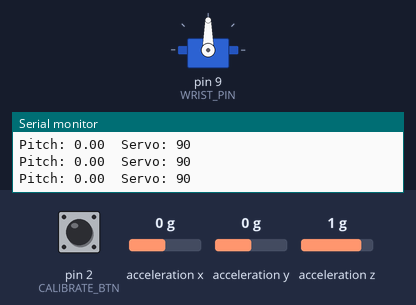
This sketch was run on a simulated Arduino Uno, built with avr-gcc and run on an emulated ATmega328P. On the bench: servo, the last lines printed to the serial monitor. Wiring (inferred from the names in the program): MPU-6050 motion sensor at I2C address 0x68. The test bench sets the inputs (shaded band); at power-on: acceleration x 0 g, acceleration z 1 g, pin 2 (CALIBRATE_BTN) HIGH, acceleration y 0 g.

Above: at 2.3 s.
2.4 s: acceleration x set to -1.4 g
At 3.6 s:
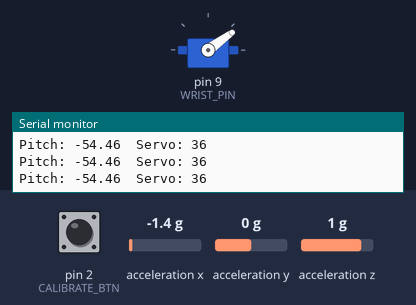
3.9 s: acceleration z set to -1.4 g
At 5.1 s:
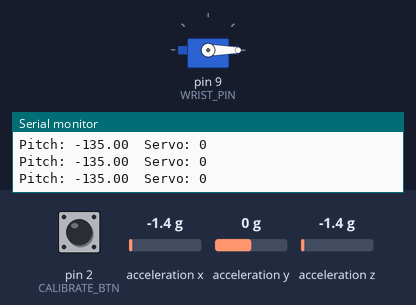
5.4 s: acceleration x set to -0.2 g
6.9 s: acceleration x set to 0.1 g
At 7.7 s:
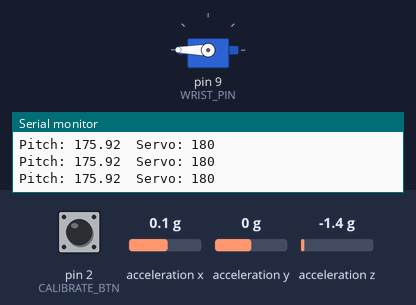
8.4 s: pin 2 (CALIBRATE_BTN) pulled LOW for 0.15 s
At 9.8 s:
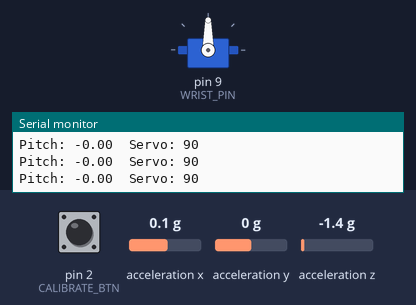
11.5 s: acceleration x set to 0.8 g
At 12.8 s:
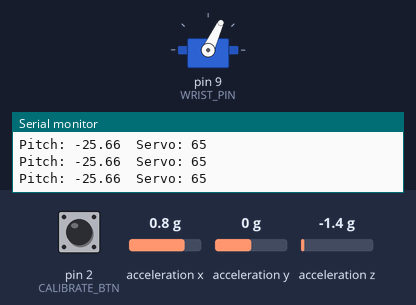
Timing chart, 0 to 14.0 s (numbered marks = the images above; inputs shaded):
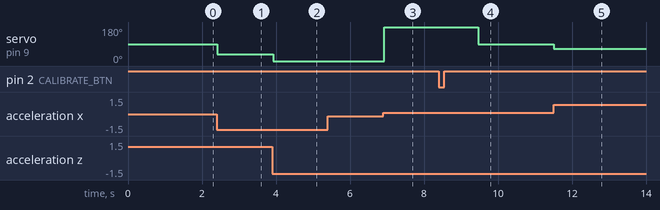

Measured:
- the behaviour switches between -0.1 and 0 g on acceleration x (found by bisection; images 2 and 3)
- after the input at 2.4 s, servo on pin 9 (WRIST_PIN): 90° → 36° at once
- after the input at 3.9 s, servo on pin 9 (WRIST_PIN): 36° → 0° at once
- after the input at 6.9 s, servo on pin 9 (WRIST_PIN): 0° → 180° at once
- after the input at 8.4 s, servo on pin 9 (WRIST_PIN): 180° → 90° after 1.1 s
- after the input at 11.5 s, servo on pin 9 (WRIST_PIN): 90° → 65° at once

The sketch:

SelfLevling.ino
```cpp
#include <Wire.h>
#include <Servo.h>

const int MPU_ADDR = 0x68;
const int WRIST_PIN = 9;
const int CALIBRATE_BTN = 2; // Optional: button to re-zero

Servo wristServo;

float accelX, accelY, accelZ;
float pitchOffset = 0;
float currentPitch = 0;
int wristCenter = 90; // Servo center position

void setup() {
  Serial.begin(9600);
  Wire.begin();

  // Wake up MPU6050
  Wire.beginTransmission(MPU_ADDR);
  Wire.write(0x6B);
  Wire.write(0);
  Wire.endTransmission(true);
  delay(100);

  wristServo.attach(WRIST_PIN);
  wristServo.write(wristCenter);

  pinMode(CALIBRATE_BTN, INPUT_PULLUP);

  delay(500); // Let sensor settle
  calibrate();

  Serial.println("Wrist Leveling Active");
  Serial.println("Type 'cal' to re-zero");
  Serial.println("======================");
}

void readMPU() {
  Wire.beginTransmission(MPU_ADDR);
  Wire.write(0x3B);
  Wire.endTransmission(false);
  Wire.requestFrom(MPU_ADDR, 6, true); // Only need accel data

  accelX = (Wire.read() << 8 | Wire.read()) / 16384.0;
  accelY = (Wire.read() << 8 | Wire.read()) / 16384.0;
  accelZ = (Wire.read() << 8 | Wire.read()) / 16384.0;
}

float getPitch() {
  return atan2(accelX, accelZ) * 180.0 / PI;
}

void calibrate() {
  // Average multiple readings for a stable offset
  float sum = 0;
  for (int i = 0; i < 50; i++) {
    readMPU();
    sum += getPitch();
    delay(10);
  }
  pitchOffset = sum / 50.0;
  Serial.print("Calibrated. Offset: ");
  Serial.println(pitchOffset);
}

void loop() {
  // Check for calibration button
  if (digitalRead(CALIBRATE_BTN) == LOW) {
    Serial.println("Re-calibrating...");
    calibrate();
    delay(500); // Debounce
  }

  // Check for serial calibration command
  if (Serial.available()) {
    String input = Serial.readStringUntil('\n');
    input.trim();
    if (input.equalsIgnoreCase("cal")) {
      Serial.println("Re-calibrating...");
      calibrate();
    }
  }

  // Read current tilt
  readMPU();
  currentPitch = getPitch() - pitchOffset;

  // Directly map tilt to servo correction
  int servoAngle = wristCenter + (int)currentPitch;
  servoAngle = constrain(servoAngle, 0, 180);

  wristServo.write(servoAngle);

  Serial.print("Pitch: ");
  Serial.print(currentPitch);
  Serial.print("  Servo: ");
  Serial.println(servoAngle);

  delay(20); // 50Hz update rate
}
```
